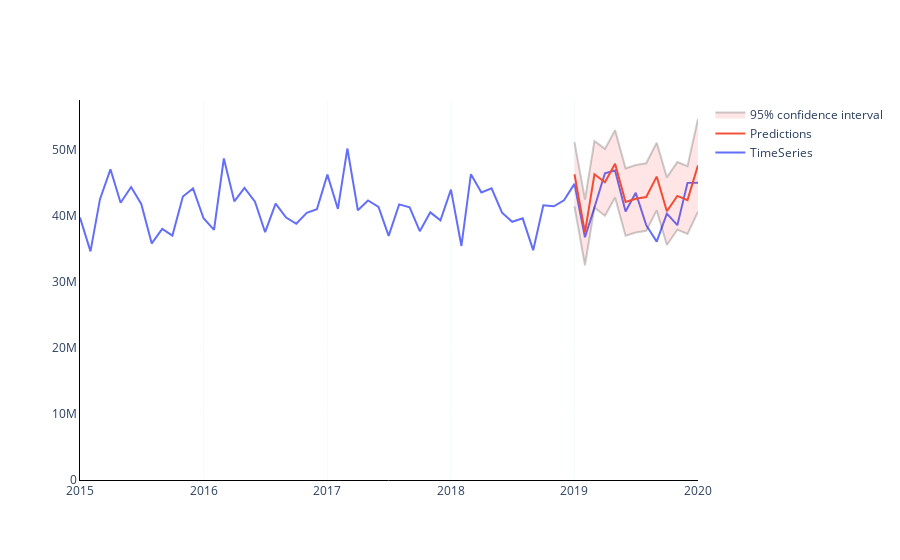

Notebook code cell kept with this figure:
### Code cell
fig = go.Figure()
fig.add_trace(go.Scatter(x=df[train_start:test_end].index, y=df[train_start:test_end]['Load Weight'],
                    mode='lines',
                    name='TimeSeries'))
fig.add_trace(go.Scatter(x=predictions.index, y=predictions,
                    mode='lines',
                    name='Predictions'))
CI = fcast.conf_int()
fig.add_traces([go.Scatter(x = CI.index, y = CI['lower Load Weight'],
                           mode = 'lines', line_color = 'rgba(0,0,0,0.2)',
                           showlegend = False),
                go.Scatter(x = CI.index, y = CI['upper Load Weight'],
                           mode = 'lines', line_color = 'rgba(0,0,0,0.2)',
                           name = '95% confidence interval',
                           fill='tonexty', fillcolor = 'rgba(255, 0, 0, 0.1)')])

fig.update_layout(paper_bgcolor='rgba(255,255,255)', plot_bgcolor='rgba(0,0,0,0)')
fig.update_xaxes(showline=True, linewidth=1, linecolor='black')
fig.update_yaxes(showline=True, linewidth=1, linecolor='black',rangemode="tozero")
fig.update_xaxes(showgrid=True, gridwidth=0.1, gridcolor='lightskyblue')
#fig.update_yaxes(showgrid=True, gridwidth=0.1, gridcolor='lightskyblue')

fig.show()

print('Mean Absolute Percent Error:', round(np.mean(abs(residuals/test_data['Load Weight'])),4))

print('Root Mean Squared Error:', np.sqrt(np.mean(residuals**2)))
